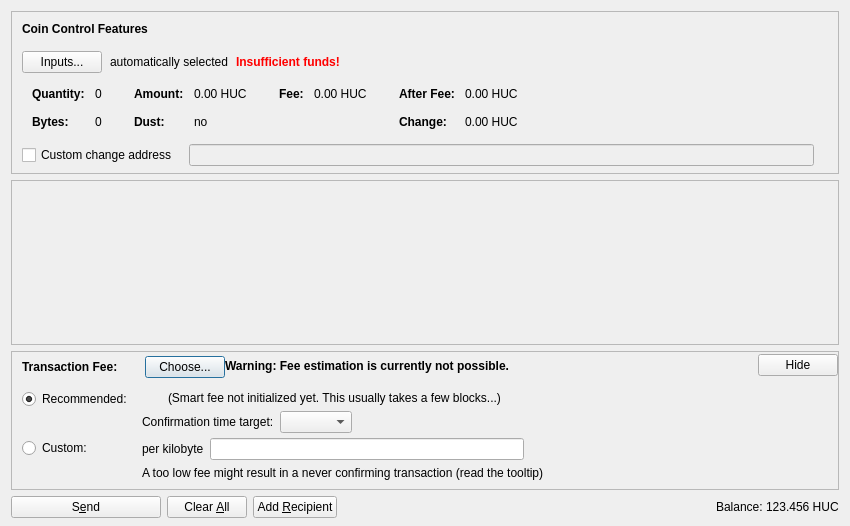
<?xml version="1.0" encoding="UTF-8"?>
<ui version="4.0">
 <class>SendCoinsDialog</class>
 <widget class="QDialog" name="SendCoinsDialog">
  <property name="geometry">
   <rect>
    <x>0</x>
    <y>0</y>
    <width>850</width>
    <height>526</height>
   </rect>
  </property>
  <property name="windowTitle">
   <string>Send Coins</string>
  </property>
  <layout class="QVBoxLayout" name="verticalLayout" stretch="0,1,0,0">
   <property name="bottomMargin">
    <number>8</number>
   </property>
   <item>
    <widget class="QFrame" name="frameCoinControl">
     <property name="sizePolicy">
      <sizepolicy hsizetype="Expanding" vsizetype="Expanding">
       <horstretch>0</horstretch>
       <verstretch>0</verstretch>
      </sizepolicy>
     </property>
     <property name="maximumSize">
      <size>
       <width>16777215</width>
       <height>16777215</height>
      </size>
     </property>
     <property name="frameShape">
      <enum>QFrame::StyledPanel</enum>
     </property>
     <property name="frameShadow">
      <enum>QFrame::Sunken</enum>
     </property>
     <layout class="QVBoxLayout" name="verticalLayoutCoinControl2">
      <property name="spacing">
       <number>0</number>
      </property>
      <property name="leftMargin">
       <number>0</number>
      </property>
      <property name="topMargin">
       <number>0</number>
      </property>
      <property name="rightMargin">
       <number>0</number>
      </property>
      <property name="bottomMargin">
       <number>6</number>
      </property>
      <item>
       <layout class="QVBoxLayout" name="verticalLayoutCoinControl" stretch="0,0,0,0,1">
        <property name="spacing">
         <number>0</number>
        </property>
        <property name="leftMargin">
         <number>10</number>
        </property>
        <property name="topMargin">
         <number>10</number>
        </property>
        <item>
         <layout class="QHBoxLayout" name="horizontalLayoutCoinControl1">
          <property name="bottomMargin">
           <number>15</number>
          </property>
          <item>
           <widget class="QLabel" name="labelCoinControlFeatures">
            <property name="sizePolicy">
             <sizepolicy hsizetype="Preferred" vsizetype="Maximum">
              <horstretch>0</horstretch>
              <verstretch>0</verstretch>
             </sizepolicy>
            </property>
            <property name="font">
             <font>
              <weight>75</weight>
              <bold>true</bold>
             </font>
            </property>
            <property name="styleSheet">
             <string notr="true">font-weight:bold;</string>
            </property>
            <property name="text">
             <string>Coin Control Features</string>
            </property>
           </widget>
          </item>
         </layout>
        </item>
        <item>
         <layout class="QHBoxLayout" name="horizontalLayoutCoinControl2" stretch="0,0,0,0">
          <property name="spacing">
           <number>8</number>
          </property>
          <property name="bottomMargin">
           <number>10</number>
          </property>
          <item>
           <widget class="QPushButton" name="pushButtonCoinControl">
            <property name="styleSheet">
             <string notr="true"/>
            </property>
            <property name="text">
             <string>Inputs...</string>
            </property>
            <property name="autoDefault">
             <bool>false</bool>
            </property>
           </widget>
          </item>
          <item>
           <widget class="QLabel" name="labelCoinControlAutomaticallySelected">
            <property name="text">
             <string>automatically selected</string>
            </property>
            <property name="margin">
             <number>5</number>
            </property>
           </widget>
          </item>
          <item>
           <widget class="QLabel" name="labelCoinControlInsuffFunds">
            <property name="font">
             <font>
              <weight>75</weight>
              <bold>true</bold>
             </font>
            </property>
            <property name="styleSheet">
             <string notr="true">color:red;font-weight:bold;</string>
            </property>
            <property name="text">
             <string>Insufficient funds!</string>
            </property>
            <property name="margin">
             <number>5</number>
            </property>
           </widget>
          </item>
          <item>
           <spacer name="horizontalSpacerCoinControl">
            <property name="orientation">
             <enum>Qt::Horizontal</enum>
            </property>
            <property name="sizeHint" stdset="0">
             <size>
              <width>40</width>
              <height>1</height>
             </size>
            </property>
           </spacer>
          </item>
         </layout>
        </item>
        <item>
         <widget class="QWidget" name="widgetCoinControl" native="true">
          <property name="sizePolicy">
           <sizepolicy hsizetype="Preferred" vsizetype="Preferred">
            <horstretch>0</horstretch>
            <verstretch>0</verstretch>
           </sizepolicy>
          </property>
          <property name="minimumSize">
           <size>
            <width>0</width>
            <height>0</height>
           </size>
          </property>
          <property name="styleSheet">
           <string notr="true"/>
          </property>
          <layout class="QHBoxLayout" name="horizontalLayoutCoinControl5">
           <property name="leftMargin">
            <number>0</number>
           </property>
           <property name="topMargin">
            <number>0</number>
           </property>
           <property name="rightMargin">
            <number>0</number>
           </property>
           <property name="bottomMargin">
            <number>0</number>
           </property>
           <item>
            <layout class="QHBoxLayout" name="horizontalLayoutCoinControl3" stretch="0,0,0,1">
             <property name="spacing">
              <number>20</number>
             </property>
             <property name="topMargin">
              <number>0</number>
             </property>
             <property name="bottomMargin">
              <number>10</number>
             </property>
             <item>
              <layout class="QFormLayout" name="formLayoutCoinControl1">
               <property name="horizontalSpacing">
                <number>10</number>
               </property>
               <property name="verticalSpacing">
                <number>14</number>
               </property>
               <property name="leftMargin">
                <number>10</number>
               </property>
               <property name="topMargin">
                <number>4</number>
               </property>
               <property name="rightMargin">
                <number>6</number>
               </property>
               <item row="0" column="0">
                <widget class="QLabel" name="labelCoinControlQuantityText">
                 <property name="font">
                  <font>
                   <weight>75</weight>
                   <bold>true</bold>
                  </font>
                 </property>
                 <property name="text">
                  <string>Quantity:</string>
                 </property>
                 <property name="margin">
                  <number>0</number>
                 </property>
                </widget>
               </item>
               <item row="0" column="1">
                <widget class="QLabel" name="labelCoinControlQuantity">
                 <property name="cursor">
                  <cursorShape>IBeamCursor</cursorShape>
                 </property>
                 <property name="contextMenuPolicy">
                  <enum>Qt::ActionsContextMenu</enum>
                 </property>
                 <property name="text">
                  <string notr="true">0</string>
                 </property>
                 <property name="margin">
                  <number>0</number>
                 </property>
                 <property name="textInteractionFlags">
                  <set>Qt::LinksAccessibleByMouse|Qt::TextSelectableByKeyboard|Qt::TextSelectableByMouse</set>
                 </property>
                </widget>
               </item>
               <item row="1" column="0">
                <widget class="QLabel" name="labelCoinControlBytesText">
                 <property name="font">
                  <font>
                   <weight>75</weight>
                   <bold>true</bold>
                  </font>
                 </property>
                 <property name="text">
                  <string>Bytes:</string>
                 </property>
                </widget>
               </item>
               <item row="1" column="1">
                <widget class="QLabel" name="labelCoinControlBytes">
                 <property name="cursor">
                  <cursorShape>IBeamCursor</cursorShape>
                 </property>
                 <property name="contextMenuPolicy">
                  <enum>Qt::ActionsContextMenu</enum>
                 </property>
                 <property name="text">
                  <string notr="true">0</string>
                 </property>
                 <property name="textInteractionFlags">
                  <set>Qt::LinksAccessibleByMouse|Qt::TextSelectableByKeyboard|Qt::TextSelectableByMouse</set>
                 </property>
                </widget>
               </item>
              </layout>
             </item>
             <item>
              <layout class="QFormLayout" name="formLayoutCoinControl2">
               <property name="horizontalSpacing">
                <number>10</number>
               </property>
               <property name="verticalSpacing">
                <number>14</number>
               </property>
               <property name="leftMargin">
                <number>6</number>
               </property>
               <property name="topMargin">
                <number>4</number>
               </property>
               <property name="rightMargin">
                <number>6</number>
               </property>
               <item row="0" column="0">
                <widget class="QLabel" name="labelCoinControlAmountText">
                 <property name="font">
                  <font>
                   <weight>75</weight>
                   <bold>true</bold>
                  </font>
                 </property>
                 <property name="text">
                  <string>Amount:</string>
                 </property>
                 <property name="margin">
                  <number>0</number>
                 </property>
                </widget>
               </item>
               <item row="0" column="1">
                <widget class="QLabel" name="labelCoinControlAmount">
                 <property name="cursor">
                  <cursorShape>IBeamCursor</cursorShape>
                 </property>
                 <property name="contextMenuPolicy">
                  <enum>Qt::ActionsContextMenu</enum>
                 </property>
                 <property name="text">
                  <string notr="true">0.00 HUC</string>
                 </property>
                 <property name="textInteractionFlags">
                  <set>Qt::LinksAccessibleByMouse|Qt::TextSelectableByKeyboard|Qt::TextSelectableByMouse</set>
                 </property>
                </widget>
               </item>
               <item row="1" column="0">
                <widget class="QLabel" name="labelCoinControlLowOutputText">
                 <property name="font">
                  <font>
                   <weight>75</weight>
                   <bold>true</bold>
                  </font>
                 </property>
                 <property name="text">
                  <string>Dust:</string>
                 </property>
                </widget>
               </item>
               <item row="1" column="1">
                <widget class="QLabel" name="labelCoinControlLowOutput">
                 <property name="cursor">
                  <cursorShape>IBeamCursor</cursorShape>
                 </property>
                 <property name="contextMenuPolicy">
                  <enum>Qt::ActionsContextMenu</enum>
                 </property>
                 <property name="text">
                  <string notr="true">no</string>
                 </property>
                 <property name="textInteractionFlags">
                  <set>Qt::LinksAccessibleByMouse|Qt::TextSelectableByKeyboard|Qt::TextSelectableByMouse</set>
                 </property>
                </widget>
               </item>
              </layout>
             </item>
             <item>
              <layout class="QFormLayout" name="formLayoutCoinControl3">
               <property name="horizontalSpacing">
                <number>10</number>
               </property>
               <property name="verticalSpacing">
                <number>14</number>
               </property>
               <property name="leftMargin">
                <number>6</number>
               </property>
               <property name="topMargin">
                <number>4</number>
               </property>
               <property name="rightMargin">
                <number>6</number>
               </property>
               <item row="0" column="0">
                <widget class="QLabel" name="labelCoinControlFeeText">
                 <property name="font">
                  <font>
                   <weight>75</weight>
                   <bold>true</bold>
                  </font>
                 </property>
                 <property name="text">
                  <string>Fee:</string>
                 </property>
                 <property name="margin">
                  <number>0</number>
                 </property>
                </widget>
               </item>
               <item row="0" column="1">
                <widget class="QLabel" name="labelCoinControlFee">
                 <property name="cursor">
                  <cursorShape>IBeamCursor</cursorShape>
                 </property>
                 <property name="contextMenuPolicy">
                  <enum>Qt::ActionsContextMenu</enum>
                 </property>
                 <property name="text">
                  <string notr="true">0.00 HUC</string>
                 </property>
                 <property name="textInteractionFlags">
                  <set>Qt::LinksAccessibleByMouse|Qt::TextSelectableByKeyboard|Qt::TextSelectableByMouse</set>
                 </property>
                </widget>
               </item>
              </layout>
             </item>
             <item>
              <layout class="QFormLayout" name="formLayoutCoinControl4">
               <property name="horizontalSpacing">
                <number>10</number>
               </property>
               <property name="verticalSpacing">
                <number>14</number>
               </property>
               <property name="leftMargin">
                <number>6</number>
               </property>
               <property name="topMargin">
                <number>4</number>
               </property>
               <property name="rightMargin">
                <number>6</number>
               </property>
               <item row="0" column="0">
                <widget class="QLabel" name="labelCoinControlAfterFeeText">
                 <property name="font">
                  <font>
                   <weight>75</weight>
                   <bold>true</bold>
                  </font>
                 </property>
                 <property name="text">
                  <string>After Fee:</string>
                 </property>
                 <property name="margin">
                  <number>0</number>
                 </property>
                </widget>
               </item>
               <item row="0" column="1">
                <widget class="QLabel" name="labelCoinControlAfterFee">
                 <property name="cursor">
                  <cursorShape>IBeamCursor</cursorShape>
                 </property>
                 <property name="contextMenuPolicy">
                  <enum>Qt::ActionsContextMenu</enum>
                 </property>
                 <property name="text">
                  <string notr="true">0.00 HUC</string>
                 </property>
                 <property name="textInteractionFlags">
                  <set>Qt::LinksAccessibleByMouse|Qt::TextSelectableByKeyboard|Qt::TextSelectableByMouse</set>
                 </property>
                </widget>
               </item>
               <item row="1" column="0">
                <widget class="QLabel" name="labelCoinControlChangeText">
                 <property name="font">
                  <font>
                   <weight>75</weight>
                   <bold>true</bold>
                  </font>
                 </property>
                 <property name="text">
                  <string>Change:</string>
                 </property>
                </widget>
               </item>
               <item row="1" column="1">
                <widget class="QLabel" name="labelCoinControlChange">
                 <property name="cursor">
                  <cursorShape>IBeamCursor</cursorShape>
                 </property>
                 <property name="contextMenuPolicy">
                  <enum>Qt::ActionsContextMenu</enum>
                 </property>
                 <property name="text">
                  <string notr="true">0.00 HUC</string>
                 </property>
                 <property name="textInteractionFlags">
                  <set>Qt::LinksAccessibleByMouse|Qt::TextSelectableByKeyboard|Qt::TextSelectableByMouse</set>
                 </property>
                </widget>
               </item>
              </layout>
             </item>
            </layout>
           </item>
          </layout>
         </widget>
        </item>
        <item>
         <layout class="QHBoxLayout" name="horizontalLayoutCoinControl4" stretch="0,0,0">
          <property name="spacing">
           <number>12</number>
          </property>
          <property name="sizeConstraint">
           <enum>QLayout::SetDefaultConstraint</enum>
          </property>
          <property name="topMargin">
           <number>5</number>
          </property>
          <property name="rightMargin">
           <number>5</number>
          </property>
          <item>
           <widget class="QCheckBox" name="checkBoxCoinControlChange">
            <property name="toolTip">
             <string>If this is activated, but the change address is empty or invalid, change will be sent to a newly generated address.</string>
            </property>
            <property name="text">
             <string>Custom change address</string>
            </property>
           </widget>
          </item>
          <item>
           <widget class="QValidatedLineEdit" name="lineEditCoinControlChange">
            <property name="enabled">
             <bool>false</bool>
            </property>
            <property name="sizePolicy">
             <sizepolicy hsizetype="Expanding" vsizetype="Fixed">
              <horstretch>0</horstretch>
              <verstretch>0</verstretch>
             </sizepolicy>
            </property>
           </widget>
          </item>
          <item>
           <widget class="QLabel" name="labelCoinControlChangeLabel">
            <property name="sizePolicy">
             <sizepolicy hsizetype="Preferred" vsizetype="Expanding">
              <horstretch>0</horstretch>
              <verstretch>0</verstretch>
             </sizepolicy>
            </property>
            <property name="minimumSize">
             <size>
              <width>0</width>
              <height>0</height>
             </size>
            </property>
            <property name="text">
             <string/>
            </property>
            <property name="margin">
             <number>3</number>
            </property>
           </widget>
          </item>
         </layout>
        </item>
        <item>
         <spacer name="verticalSpacerCoinControl">
          <property name="orientation">
           <enum>Qt::Vertical</enum>
          </property>
          <property name="sizeHint" stdset="0">
           <size>
            <width>800</width>
            <height>1</height>
           </size>
          </property>
         </spacer>
        </item>
       </layout>
      </item>
     </layout>
    </widget>
   </item>
   <item>
    <widget class="QScrollArea" name="scrollArea">
     <property name="widgetResizable">
      <bool>true</bool>
     </property>
     <widget class="QWidget" name="scrollAreaWidgetContents">
      <property name="geometry">
       <rect>
        <x>0</x>
        <y>0</y>
        <width>830</width>
        <height>104</height>
       </rect>
      </property>
      <layout class="QVBoxLayout" name="verticalLayout_2" stretch="0,1">
       <property name="leftMargin">
        <number>0</number>
       </property>
       <property name="topMargin">
        <number>0</number>
       </property>
       <property name="rightMargin">
        <number>0</number>
       </property>
       <property name="bottomMargin">
        <number>0</number>
       </property>
       <item>
        <layout class="QVBoxLayout" name="entries">
         <property name="spacing">
          <number>6</number>
         </property>
        </layout>
       </item>
       <item>
        <spacer name="verticalSpacer">
         <property name="orientation">
          <enum>Qt::Vertical</enum>
         </property>
         <property name="sizeHint" stdset="0">
          <size>
           <width>20</width>
           <height>40</height>
          </size>
         </property>
        </spacer>
       </item>
      </layout>
     </widget>
    </widget>
   </item>
   <item>
    <widget class="QFrame" name="frameFee">
     <property name="sizePolicy">
      <sizepolicy hsizetype="Expanding" vsizetype="Expanding">
       <horstretch>0</horstretch>
       <verstretch>0</verstretch>
      </sizepolicy>
     </property>
     <property name="maximumSize">
      <size>
       <width>16777215</width>
       <height>16777215</height>
      </size>
     </property>
     <property name="frameShape">
      <enum>QFrame::StyledPanel</enum>
     </property>
     <property name="frameShadow">
      <enum>QFrame::Sunken</enum>
     </property>
     <layout class="QVBoxLayout" name="verticalLayoutFee1">
      <property name="spacing">
       <number>0</number>
      </property>
      <property name="leftMargin">
       <number>0</number>
      </property>
      <property name="topMargin">
       <number>0</number>
      </property>
      <property name="rightMargin">
       <number>0</number>
      </property>
      <property name="bottomMargin">
       <number>0</number>
      </property>
      <item>
       <layout class="QVBoxLayout" name="verticalLayoutFee2" stretch="0,0,0">
        <property name="spacing">
         <number>0</number>
        </property>
        <property name="leftMargin">
         <number>10</number>
        </property>
        <property name="topMargin">
         <number>0</number>
        </property>
        <item>
         <layout class="QHBoxLayout" name="horizontalLayoutFee1">
          <property name="bottomMargin">
           <number>0</number>
          </property>
          <item>
           <layout class="QVBoxLayout" name="verticalLayoutFee7">
            <property name="spacing">
             <number>0</number>
            </property>
            <item>
             <spacer name="verticalSpacerSmartFee">
              <property name="orientation">
               <enum>Qt::Vertical</enum>
              </property>
              <property name="sizeType">
               <enum>QSizePolicy::Fixed</enum>
              </property>
              <property name="sizeHint" stdset="0">
               <size>
                <width>1</width>
                <height>4</height>
               </size>
              </property>
             </spacer>
            </item>
            <item>
             <layout class="QHBoxLayout" name="horizontalLayoutSmartFee">
              <property name="spacing">
               <number>10</number>
              </property>
              <item>
               <widget class="QLabel" name="labelFeeHeadline">
                <property name="sizePolicy">
                 <sizepolicy hsizetype="Preferred" vsizetype="Maximum">
                  <horstretch>0</horstretch>
                  <verstretch>0</verstretch>
                 </sizepolicy>
                </property>
                <property name="font">
                 <font>
                  <weight>75</weight>
                  <bold>true</bold>
                 </font>
                </property>
                <property name="styleSheet">
                 <string notr="true">font-weight:bold;</string>
                </property>
                <property name="text">
                 <string>Transaction Fee:</string>
                </property>
               </widget>
              </item>
              <item>
               <widget class="QLabel" name="labelFeeMinimized">
                <property name="text">
                 <string/>
                </property>
               </widget>
              </item>
              <item>
               <widget class="QPushButton" name="buttonChooseFee">
                <property name="text">
                 <string>Choose...</string>
                </property>
               </widget>
              </item>
             </layout>
            </item>
            <item>
             <spacer name="verticalSpacer_5">
              <property name="orientation">
               <enum>Qt::Vertical</enum>
              </property>
              <property name="sizeHint" stdset="0">
               <size>
                <width>1</width>
                <height>1</height>
               </size>
              </property>
             </spacer>
            </item>
           </layout>
          </item>
          <item>
           <widget class="QLabel" name="fallbackFeeWarningLabel">
            <property name="toolTip">
             <string>Using the fallbackfee can result in sending a transaction that will take several hours or days (or never) to confirm. Consider choosing your fee manually or wait until you have validated the complete chain.</string>
            </property>
            <property name="font">
            <font>
                <weight>75</weight>
                <bold>true</bold>
            </font>
            </property>
            <property name="text">
             <string>Warning: Fee estimation is currently not possible.</string>
            </property>
            <property name="wordWrap">
             <bool>false</bool>
            </property>
           </widget>
          </item>
          <item>
           <spacer name="horizontalSpacer_4">
            <property name="orientation">
             <enum>Qt::Horizontal</enum>
            </property>
            <property name="sizeType">
             <enum>QSizePolicy::MinimumExpanding</enum>
            </property>
            <property name="sizeHint" stdset="0">
             <size>
              <width>40</width>
              <height>20</height>
             </size>
            </property>
           </spacer>
          </item>
          <item>
           <widget class="QPushButton" name="buttonMinimizeFee">
            <property name="toolTip">
             <string>collapse fee-settings</string>
            </property>
            <property name="text">
             <string>Hide</string>
            </property>
           </widget>
          </item>
         </layout>
        </item>
        <item>
         <widget class="QFrame" name="frameFeeSelection">
          <layout class="QVBoxLayout" name="verticalLayoutFee12">
           <property name="spacing">
            <number>0</number>
           </property>
           <property name="leftMargin">
            <number>0</number>
           </property>
           <property name="topMargin">
            <number>0</number>
           </property>
           <property name="rightMargin">
            <number>0</number>
           </property>
           <property name="bottomMargin">
            <number>0</number>
           </property>
           <item>
            <layout class="QGridLayout" name="gridLayoutFee">
             <property name="topMargin">
              <number>10</number>
             </property>
             <property name="bottomMargin">
              <number>4</number>
             </property>
             <property name="horizontalSpacing">
              <number>10</number>
             </property>
             <property name="verticalSpacing">
              <number>4</number>
             </property>
             <item row="1" column="1">
              <layout class="QVBoxLayout" name="verticalLayoutFee8">
               <property name="spacing">
                <number>6</number>
               </property>
               <item>
                <layout class="QHBoxLayout" name="horizontalLayoutFee13">
                 <item>
                  <widget class="QLabel" name="labelCustomPerKilobyte">
                   <property name="toolTip">
                    <string>Specify a custom fee per kB (1,000 bytes) of the transaction's virtual size.

Note:  Since the fee is calculated on a per-byte basis, a fee of "100 satoshis per kB" for a transaction size of 500 bytes (half of 1 kB) would ultimately yield a fee of only 50 satoshis.</string>
                   </property>
                   <property name="text">
                    <string>per kilobyte</string>
                   </property>
                  </widget>
                 </item>
                 <item>
                  <widget class="BitcoinAmountField" name="customFee"/>
                 </item>
                 <item>
                  <spacer name="horizontalSpacer_6">
                   <property name="orientation">
                    <enum>Qt::Horizontal</enum>
                   </property>
                   <property name="sizeHint" stdset="0">
                    <size>
                     <width>1</width>
                     <height>1</height>
                    </size>
                   </property>
                  </spacer>
                 </item>
                </layout>
               </item>
               <item>
                <layout class="QHBoxLayout" name="horizontalLayoutFee8">
                 <item>
                  <widget class="QLabel" name="labelCustomFeeWarning">
                   <property name="enabled">
                    <bool>true</bool>
                   </property>
                   <property name="toolTip">
                    <string>When there is less transaction volume than space in the blocks, miners as well as relaying nodes may enforce a minimum fee. Paying only this minimum fee is just fine, but be aware that this can result in a never confirming transaction once there is more demand for hubucoin transactions than the network can process.</string>
                   </property>
                   <property name="text">
                    <string>A too low fee might result in a never confirming transaction (read the tooltip)</string>
                   </property>
                  </widget>
                 </item>
                 <item>
                  <spacer name="horizontalSpacer_2">
                   <property name="orientation">
                    <enum>Qt::Horizontal</enum>
                   </property>
                   <property name="sizeHint" stdset="0">
                    <size>
                     <width>1</width>
                     <height>1</height>
                    </size>
                   </property>
                  </spacer>
                 </item>
                </layout>
               </item>
              </layout>
             </item>
             <item row="0" column="0">
              <layout class="QVBoxLayout" name="verticalLayoutFee4" stretch="0,1">
               <item>
                <widget class="QRadioButton" name="radioSmartFee">
                 <property name="text">
                  <string>Recommended:</string>
                 </property>
                 <property name="checked">
                  <bool>true</bool>
                 </property>
                 <attribute name="buttonGroup">
                  <string notr="true">groupFee</string>
                 </attribute>
                </widget>
               </item>
               <item>
                <spacer name="verticalSpacer_2">
                 <property name="orientation">
                  <enum>Qt::Vertical</enum>
                 </property>
                 <property name="sizeHint" stdset="0">
                  <size>
                   <width>1</width>
                   <height>1</height>
                  </size>
                 </property>
                </spacer>
               </item>
              </layout>
             </item>
             <item row="1" column="0">
              <layout class="QVBoxLayout" name="verticalLayoutFee9" stretch="0,1">
               <item>
                <widget class="QRadioButton" name="radioCustomFee">
                 <property name="text">
                  <string>Custom:</string>
                 </property>
                 <attribute name="buttonGroup">
                  <string notr="true">groupFee</string>
                 </attribute>
                </widget>
               </item>
               <item>
                <spacer name="verticalSpacer_6">
                 <property name="orientation">
                  <enum>Qt::Vertical</enum>
                 </property>
                 <property name="sizeHint" stdset="0">
                  <size>
                   <width>1</width>
                   <height>1</height>
                  </size>
                 </property>
                </spacer>
               </item>
              </layout>
             </item>
             <item row="0" column="1">
              <layout class="QVBoxLayout" name="verticalLayoutFee3" stretch="0,0,1">
               <property name="spacing">
                <number>6</number>
               </property>
               <property name="topMargin">
                <number>2</number>
               </property>
               <item>
                <layout class="QHBoxLayout" name="horizontalLayoutFee12">
                 <item>
                  <widget class="QLabel" name="labelSmartFee">
                   <property name="text">
                    <string/>
                   </property>
                  </widget>
                 </item>
                 <item>
                  <widget class="QLabel" name="labelFeeEstimation">
                   <property name="text">
                    <string/>
                   </property>
                  </widget>
                 </item>
                 <item>
                  <widget class="QLabel" name="labelSmartFee2">
                   <property name="text">
                    <string>(Smart fee not initialized yet. This usually takes a few blocks...)</string>
                   </property>
                  </widget>
                 </item>
                 <item>
                  <spacer name="horizontalSpacer_5">
                   <property name="orientation">
                    <enum>Qt::Horizontal</enum>
                   </property>
                   <property name="sizeHint" stdset="0">
                    <size>
                     <width>1</width>
                     <height>1</height>
                    </size>
                   </property>
                  </spacer>
                 </item>
                </layout>
               </item>
               <item>
                <layout class="QHBoxLayout" name="horizontalLayoutFee9">
                 <item>
                  <layout class="QVBoxLayout" name="verticalLayoutFee6">
                   <item>
                    <widget class="QLabel" name="labelSmartFee3">
                     <property name="text">
                      <string>Confirmation time target:</string>
                     </property>
                    </widget>
                   </item>
                  </layout>
                 </item>
                 <item>
                  <layout class="QVBoxLayout" name="verticalLayoutFee5">
                   <property name="rightMargin">
                    <number>30</number>
                   </property>
                   <item>
                    <layout class="QHBoxLayout" name="horizontalLayoutConfTarget">
                     <property name="bottomMargin">
                      <number>0</number>
                     </property>
                     <item>
                      <widget class="QComboBox" name="confTargetSelector"/>
                     </item>
                     <item>
                      <spacer name="horizontalSpacerConfTarget">
                       <property name="orientation">
                        <enum>Qt::Horizontal</enum>
                       </property>
                       <property name="sizeHint" stdset="0">
                        <size>
                         <width>40</width>
                         <height>20</height>
                        </size>
                       </property>
                      </spacer>
                     </item>
                    </layout>
                   </item>
                  </layout>
                 </item>
                </layout>
               </item>
               <item>
                <spacer name="verticalSpacer_4">
                 <property name="orientation">
                  <enum>Qt::Vertical</enum>
                 </property>
                 <property name="sizeHint" stdset="0">
                  <size>
                   <width>1</width>
                   <height>1</height>
                  </size>
                 </property>
                </spacer>
               </item>
              </layout>
             </item>
            </layout>
           </item>
          </layout>
         </widget>
        </item>
        <item>
         <spacer name="verticalSpacerFee">
          <property name="orientation">
           <enum>Qt::Vertical</enum>
          </property>
          <property name="sizeHint" stdset="0">
           <size>
            <width>40</width>
            <height>5</height>
           </size>
          </property>
         </spacer>
        </item>
       </layout>
      </item>
     </layout>
    </widget>
   </item>
   <item>
    <layout class="QHBoxLayout" name="horizontalLayout">
     <item>
      <widget class="QPushButton" name="sendButton">
       <property name="minimumSize">
        <size>
         <width>150</width>
         <height>0</height>
        </size>
       </property>
       <property name="toolTip">
        <string>Confirm the send action</string>
       </property>
       <property name="text">
        <string>S&amp;end</string>
       </property>
       <property name="icon">
        <iconset resource="../bitcoin.qrc">
         <normaloff>:/icons/send</normaloff>:/icons/send</iconset>
       </property>
       <property name="autoDefault">
        <bool>false</bool>
       </property>
       <property name="default">
        <bool>false</bool>
       </property>
      </widget>
     </item>
     <item>
      <widget class="QPushButton" name="clearButton">
       <property name="sizePolicy">
        <sizepolicy hsizetype="Minimum" vsizetype="Fixed">
         <horstretch>0</horstretch>
         <verstretch>0</verstretch>
        </sizepolicy>
       </property>
       <property name="toolTip">
        <string>Clear all fields of the form.</string>
       </property>
       <property name="text">
        <string>Clear &amp;All</string>
       </property>
       <property name="icon">
        <iconset resource="../bitcoin.qrc">
         <normaloff>:/icons/remove</normaloff>:/icons/remove</iconset>
       </property>
       <property name="autoDefault">
        <bool>false</bool>
       </property>
      </widget>
     </item>
     <item>
      <widget class="QPushButton" name="addButton">
       <property name="toolTip">
        <string>Send to multiple recipients at once</string>
       </property>
       <property name="text">
        <string>Add &amp;Recipient</string>
       </property>
       <property name="icon">
        <iconset resource="../bitcoin.qrc">
         <normaloff>:/icons/add</normaloff>:/icons/add</iconset>
       </property>
       <property name="autoDefault">
        <bool>false</bool>
       </property>
      </widget>
     </item>
     <item>
      <spacer name="horizontalSpacer">
       <property name="orientation">
        <enum>Qt::Horizontal</enum>
       </property>
       <property name="sizeHint" stdset="0">
        <size>
         <width>40</width>
         <height>20</height>
        </size>
       </property>
      </spacer>
     </item>
     <item>
      <layout class="QHBoxLayout" name="horizontalLayout_2">
       <property name="spacing">
        <number>3</number>
       </property>
       <item>
        <widget class="QLabel" name="label">
         <property name="sizePolicy">
          <sizepolicy hsizetype="Preferred" vsizetype="Fixed">
           <horstretch>0</horstretch>
           <verstretch>0</verstretch>
          </sizepolicy>
         </property>
         <property name="text">
          <string>Balance:</string>
         </property>
        </widget>
       </item>
       <item>
        <widget class="QLabel" name="labelBalance">
         <property name="sizePolicy">
          <sizepolicy hsizetype="Preferred" vsizetype="Fixed">
           <horstretch>0</horstretch>
           <verstretch>0</verstretch>
          </sizepolicy>
         </property>
         <property name="cursor">
          <cursorShape>IBeamCursor</cursorShape>
         </property>
         <property name="text">
          <string notr="true">123.456 HUC</string>
         </property>
         <property name="textInteractionFlags">
          <set>Qt::LinksAccessibleByMouse|Qt::TextSelectableByKeyboard|Qt::TextSelectableByMouse</set>
         </property>
        </widget>
       </item>
      </layout>
     </item>
    </layout>
   </item>
  </layout>
 </widget>
 <customwidgets>
  <customwidget>
   <class>QValidatedLineEdit</class>
   <extends>QLineEdit</extends>
   <header>qt/qvalidatedlineedit.h</header>
  </customwidget>
  <customwidget>
   <class>BitcoinAmountField</class>
   <extends>QLineEdit</extends>
   <header>qt/bitcoinamountfield.h</header>
   <container>1</container>
  </customwidget>
 </customwidgets>
 <resources>
  <include location="../bitcoin.qrc"/>
 </resources>
 <connections/>
 <buttongroups>
  <buttongroup name="groupFee"/>
 </buttongroups>
</ui>
